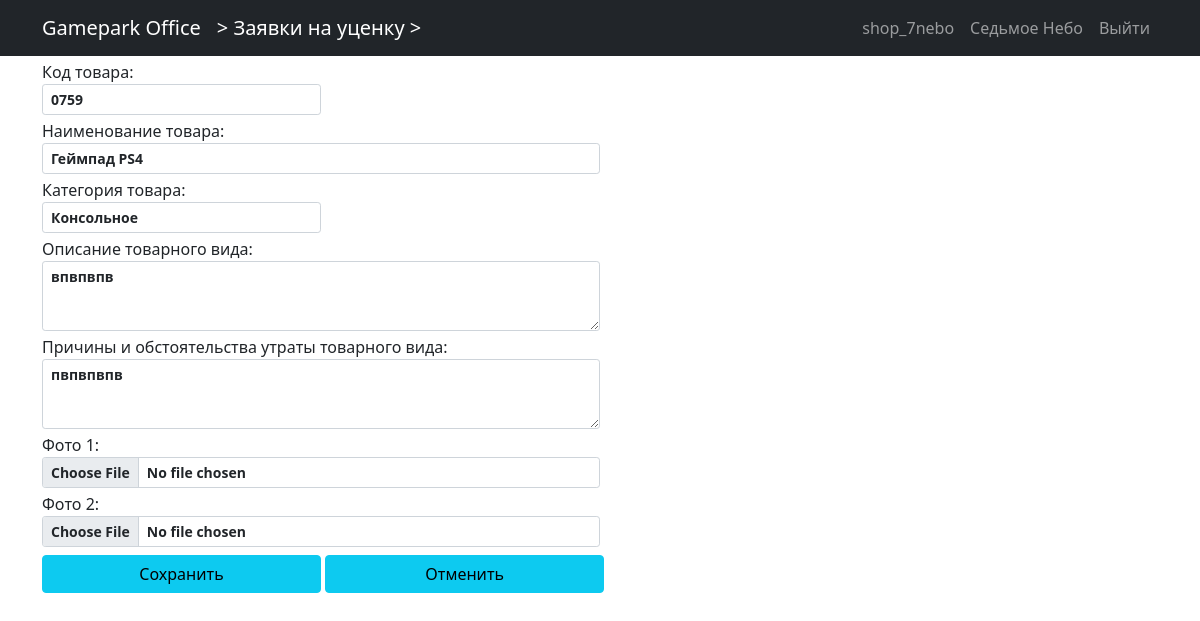
The app's page /zayavki/1/update (signed in) with its own data.
### users/models.py (models this page shows)
class User(AbstractUser):
    email = models.EmailField(blank=True)
    role = models.ForeignKey(Roles, on_delete=models.PROTECT, null=True, default=None)
    shop = models.ForeignKey(Shops, on_delete=models.PROTECT, null=True, default=None, blank=True)

class Shops(models.Model):
    nameshop = models.CharField(max_length=30)
    class Meta:
        verbose_name_plural = "Магазины"
        verbose_name = "Магазин"
    def __str__(self):
        return self.nameshop

### zayavki/models.py (models this page shows, shortened)
class Zayavka(models.Model):
    user = models.ForeignKey(User, default=None, null=True, on_delete=models.PROTECT)
    data = models.DateField(auto_now_add=True)
    category = models.ForeignKey(Category, on_delete=models.PROTECT)
    code = models.CharField(max_length=10)
    name = models.CharField(max_length=100)
    description = models.TextField()
    clarification = models.TextField()
    foto1 = models.ImageField(upload_to="zayavki/foto", blank=True)
    foto2 = models.ImageField(upload_to="zayavki/foto", blank=True)
    status1 = models.BooleanField(default=False)  # одобрено
    status2 = models.BooleanField(default=False)  # отклонено
    status3 = models.BooleanField(default=False)  # уценено
    status4 = models.BooleanField(default=False)  # ценник сменен
    status5 = models.BooleanField(default=False)  # в архиве
    status6 = models.BooleanField(default=False)    # остальные поля - резервные
    clarification_of_manager = models.CharField(max_length=150, blank=True)
    class Meta:
        verbose_name_plural = "Заявки"
        verbose_name = "Заявка"

### zayavki/views.py (the view)
# urls.py: path("<int:pk>/update", ZayavkaUpdate.as_view(), name="zayavka-update"),
class ZayavkaUpdate(LoginRequiredMixin, UpdateView):
    model = Zayavka
    template_name = "zayavki/zayavka_create.html"
    form_class = AddZayavkaForm

### users/models.py (called while the page is built)
    def __str__(self):
        return self.name

### zayavki/templates/zayavki/zayavka_create.html (shortened to what this page needs)
{% extends 'main_page/base.html' %}
{% load  static %}
{% block name_app %}
    <a class="navbar-brand flex-grow-1" href="{% url 'zayavki:zayavki_list' %}"> > Заявки на уценку > {{ name_page }} </a>
{% endblock name_app %}
{% block content %}
<div class="row mt-1">
     <form action="" method="post" enctype="multipart/form-data">
     <div class="col-md-3 col-sm-12">
        <label class="form-label mb-0" for={{form.code.id_for_input}}>Код товара:</label>
        {{form.code}}
     </div>
     <div class="col-md-6 col-sm-12">
        <label class="form-label mb-0 mt-1 " for={{form.name.id_for_input}}>Наименование товара:</label>
        {{form.name}}
     </div>
    <div class="col-md-3 col-sm-12">
        <label class="form-label mb-0 mt-1" for={{form.category.id_for_input}}>Категория товара:</label>
        {{form.category}}
    </div>
    <div class="col-md-6 col-sm-12">
        <label class="form-label mb-0 mt-1" for={{form.description.id_for_input}}>Описание товарного вида:</label>
        {{form.description}}
    </div>
    <div class="col-md-6 col-sm-12">
        <label class="form-label mb-0 mt-1" for={{form.clarification.id_for_input}}>Причины и обстоятельства утраты товарного вида:</label>
        {{form.clarification}}
    </div>
    <div class="col-md-6 col-sm-12">
        <label class="form-label mb-0 mt-1" for={{form.foto1.id_for_input}}>Фото 1:</label>
        {{form.foto1}}
    </div>
    <div class="col-md-6 col-sm-12">
        <label class="form-label mb-0 mt-1" for={{form.foto1.id_for_input}}>Фото 2:</label>
        {{form.foto1}}
    </div>
    <input class="col-md-3 col-sm-12 btn btn-info btn-block mt-2 " type="submit" value="Сохранить" >
    <a href="" class="col-md-3 col-sm-12 btn btn-info btn-block mt-2 ">Отменить</a>
    </form>
</div>
{% endblock content %}

### main_page/templates/main_page/base.html (shortened to what this page needs)
{% load static %}
<!DOCTYPE html>
<html lang="en">
<head>
    <link href= {% static 'bootstrap-5/css/bootstrap.min.css' %}  rel="stylesheet">
</head>
<body>
<nav class="navbar navbar-expand-lg navbar-dark bg-dark">
    <div class="container">
        <a class="navbar-brand "
           href="{% url 'main_page:index' %}">
           Gamepark Office
        </a>
        {% block name_app %}{% endblock name_app %}
        <div class="collapse navbar-collapse flex-grow-0" id="navbarContent">
            <ul class="navbar-nav">
                {% if user.is_authenticated %}
                <li class="nav-item">
                    <a class="nav-link" href="{% url 'users:profile' %}">{{user.username }} </a>
                </li>
                    {% if user.shop %}
                        <li class="nav-item">
                            <a class="nav-link" href="{% url 'users:profile' %}">{{user.shop }} </a>
                        </li>
                    {% endif %}
                    <li class="nav-item">
                        <a class="nav-link" href="{% url 'users:logout' %}">Выйти </a>
                    </li>
                {% else %}
                    <li class="nav-item">
                        <a class="nav-link" href="{% url 'users:login' %}">Войти <i class="fas fa-sign-in-alt"></i></a>
                    </li>
                {% endif %}
            </ul>
        </div>
    </div>
</nav>
<div class="container">
    {% block content %} {% endblock content %}
</div>
</body>
</html>

### records on screen
User: username "shop_7nebo", shop "Седьмое Небо"
Zayavka: code "0759", name "Геймпад PS4", category "Консольное", description "впвпвпв", clarification "пвпвпвпв"
